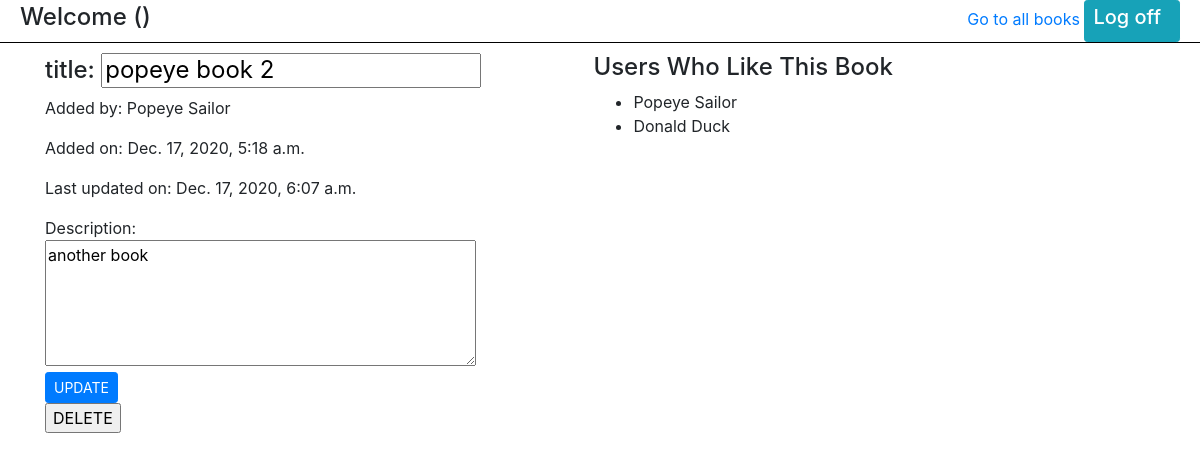
/edit_book_page/7, run on an earlier commit of the app's database.
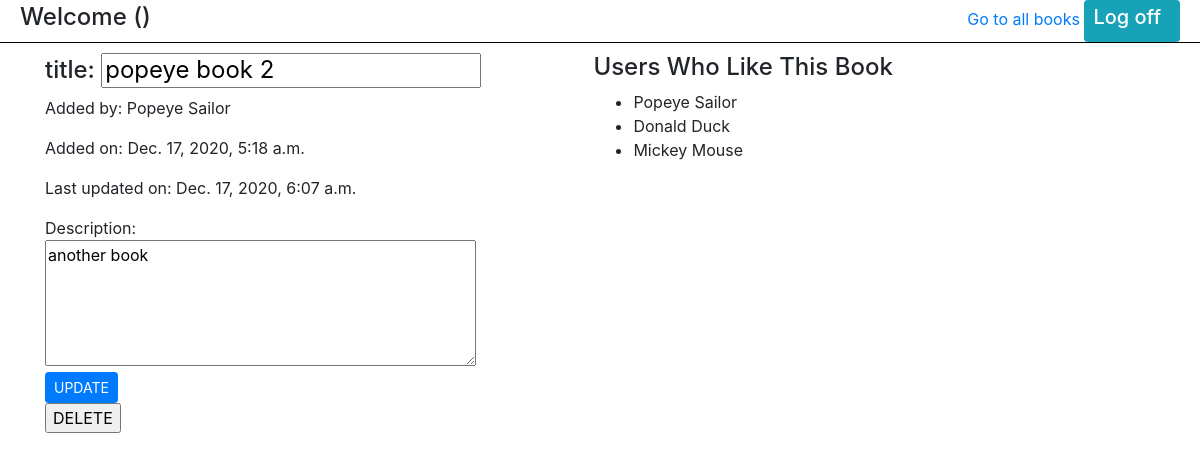
And on a later commit of the database.
### app_fav_books/models.py (models this page shows)
class User(models.Model):
  first_name = models.CharField(max_length=80)
  last_name = models.CharField(max_length=80)
  email = models.CharField(max_length=80)
  password = models.CharField(max_length=255)
  created_at = models.DateTimeField(auto_now_add=True)
  updated_at = models.DateTimeField(auto_now=True)
  objects = UserManager()

### app_fav_books/views.py (the view)
# urls.py: path('edit_book_page/<int:book_id>', views.edit_book_page),
def edit_book_page(request, book_id):
  print('--- edit_book_page html ---')
  print('book_id->',book_id)
  context = {
    'this_book' : Book.objects.get(id=book_id),
    'this_book_liked_by' : Book.objects.get(id=book_id).users_who_like.all()
  }
  return render(request, 'edit_book_page.html', context)

### app_fav_books/templates/edit_book_page.html (shortened to what this page needs)
<!DOCTYPE html>
<html lang="en">
  <head>
    <link
      rel="stylesheet"
      href="https://cdn.jsdelivr.net/npm/bootstrap@4.5.3/dist/css/bootstrap.min.css"
    />
  </head>
  <body>
    <header>
      <h4>
        Welcome {{request.session.user_first_name}}
        ({{request.session.user_id}})
      </h4>
      <div class="right_top">
        <a href="/books">Go to all books</a>
        <a href="/logout" class="btn btn-info btn-sm"><h5>Log off</h5></a>
      </div>
    </header>
    <div class="container">
      <div class="left">
        <form action="/update" method="post">
          <h4>
            title:
            <input type="text" name="title" value="{{this_book.title}}" /><br />
          </h4>
          <p>
            Added by:
            {{this_book.uploaded_by.first_name}}&nbsp;{{this_book.uploaded_by.last_name}}
          </p>
          <p>Added on: {{this_book.created_at}}</p>
          <p>Last updated on: {{this_book.updated_at}}</p>
          Description:<br />
          <textarea name="description" cols="40" rows="5">
{{this_book.description}}</textarea
          ><br />
          <input class="btn btn-primary btn-sm" type="submit" value="UPDATE" />
        </form>
        <form action="/delete" method="POST">
          <input type="submit" value="DELETE" />
        </form>
      </div>
      <div class="right">
        <h4>Users Who Like This Book</h4>
        <ul>
          {% for user in this_book_liked_by %}
          <li>{{ user.first_name}}&nbsp;{{user.last_name}}</li>
          {% endfor %}
        </ul>
      </div>
    </div>
  </body>
</html>

What changed in the data, as far as the page shows it:
added User: first_name "Mickey", last_name "Mouse"
